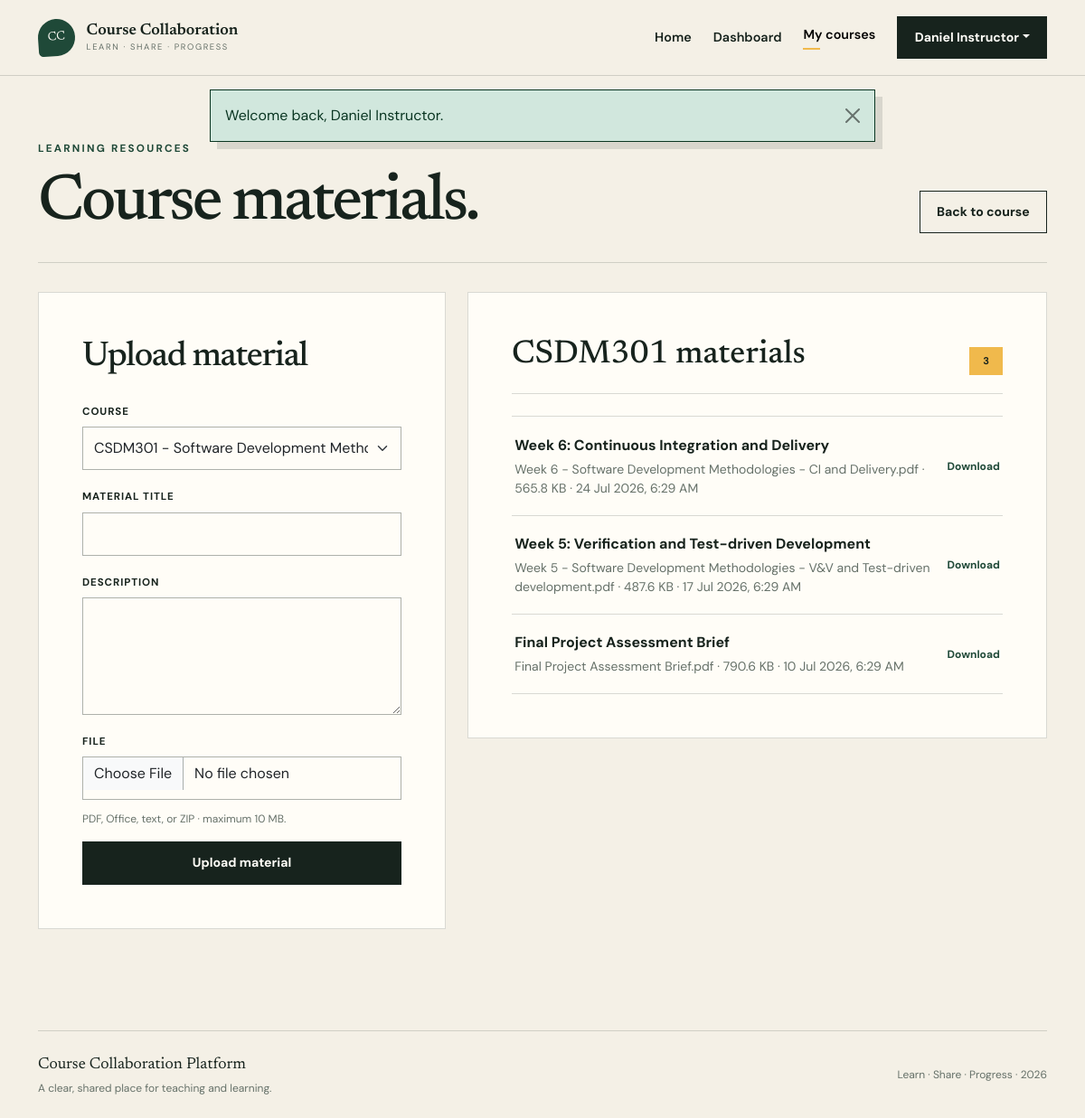
The page /instructor/materials.php?course_id=1 (signed in) on the database its author committed.
### tables this page shows
CREATE TABLE courses (
    id BIGINT UNSIGNED AUTO_INCREMENT PRIMARY KEY,
    instructor_id BIGINT UNSIGNED NOT NULL,
    course_code VARCHAR(30) NOT NULL,
    title VARCHAR(180) NOT NULL,
    description TEXT NULL,
    is_published TINYINT(1) NOT NULL DEFAULT 1,
    created_at TIMESTAMP NOT NULL DEFAULT CURRENT_TIMESTAMP,
    updated_at TIMESTAMP NOT NULL DEFAULT CURRENT_TIMESTAMP ON UPDATE CURRENT_TIMESTAMP,
    UNIQUE KEY uq_courses_code (course_code),
    KEY idx_courses_instructor (instructor_id),
    CONSTRAINT fk_courses_instructor
        FOREIGN KEY (instructor_id) REFERENCES users(id)
        ON UPDATE CASCADE ON DELETE RESTRICT
);

CREATE TABLE users (
    id BIGINT UNSIGNED AUTO_INCREMENT PRIMARY KEY,
    full_name VARCHAR(120) NOT NULL,
    email VARCHAR(190) NOT NULL,
    password_hash VARCHAR(255) NOT NULL,
    role ENUM('student', 'instructor') NOT NULL DEFAULT 'student',
    is_active TINYINT(1) NOT NULL DEFAULT 1,
    created_at TIMESTAMP NOT NULL DEFAULT CURRENT_TIMESTAMP,
    updated_at TIMESTAMP NOT NULL DEFAULT CURRENT_TIMESTAMP ON UPDATE CURRENT_TIMESTAMP,
    UNIQUE KEY uq_users_email (email),
    KEY idx_users_role (role)
);

CREATE TABLE course_materials (
    id BIGINT UNSIGNED AUTO_INCREMENT PRIMARY KEY,
    course_id BIGINT UNSIGNED NOT NULL,
    uploaded_by BIGINT UNSIGNED NOT NULL,
    title VARCHAR(180) NOT NULL,
    description TEXT NULL,
    stored_filename VARCHAR(255) NOT NULL,
    original_filename VARCHAR(255) NOT NULL,
    mime_type VARCHAR(120) NOT NULL,
    file_size BIGINT UNSIGNED NOT NULL,
    uploaded_at TIMESTAMP NOT NULL DEFAULT CURRENT_TIMESTAMP,
    KEY idx_materials_course (course_id),
    KEY idx_materials_uploader (uploaded_by),
    CONSTRAINT fk_materials_course
        FOREIGN KEY (course_id) REFERENCES courses(id)
        ON UPDATE CASCADE ON DELETE CASCADE,
    CONSTRAINT fk_materials_uploader
        FOREIGN KEY (uploaded_by) REFERENCES users(id)
        ON UPDATE CASCADE ON DELETE RESTRICT
);

### config/app.php (called while the page is built, shortened)
<?php
function url(string $path = ''): string
{
    return BASE_URL . ($path !== '' ? '/' . ltrim($path, '/') : '');
}
function e(?string $value): string
{
    return htmlspecialchars($value ?? '', ENT_QUOTES | ENT_SUBSTITUTE, 'UTF-8');
}

### includes/auth.php (called while the page is built, shortened)
<?php
require_once __DIR__ . '/../config/app.php';
require_once __DIR__ . '/../config/database.php';
function current_user(): ?array
{
    return isset($_SESSION['user']) && is_array($_SESSION['user']) ? $_SESSION['user'] : null;
}
function require_login(): array
{
    $user = current_user();
    return $user;
}
function require_role(string $role): array
{
    $user = require_login();
    return $user;
}
function pull_flashes(): array
{
    $flashes = $_SESSION['flashes'] ?? [];
    return is_array($flashes) ? $flashes : [];
}
function positive_id(mixed $value): ?int
{
    $validated = filter_var($value, FILTER_VALIDATE_INT, ['options' => ['min_range' => 1]]);
    return $validated === false ? null : (int) $validated;
}
function format_datetime(?string $value, string $fallback = 'Not available'): string
{
    $timestamp = strtotime($value);
    return $timestamp === false ? $fallback : date('d M Y, g:i A', $timestamp);
}
function owned_course(int $courseId, int $instructorId): array
{
    $statement = database()->prepare(
        'SELECT c.*, u.full_name AS instructor_name
         FROM courses c JOIN users u ON u.id = c.instructor_id
         WHERE c.id = :course_id AND c.instructor_id = :instructor_id LIMIT 1'
    );
    $statement->execute(['course_id' => $courseId, 'instructor_id' => $instructorId]);
    $course = $statement->fetch();
    return $course;
}

### config/database.php (called while the page is built, shortened)
<?php
function database(): PDO
{
    static $connection = null;
    if ($connection instanceof PDO) {
        return $connection;
    }
    $host = getenv('DB_HOST') ?: '127.0.0.1';
    $port = getenv('DB_PORT') ?: '3306';
    $name = getenv('DB_NAME') ?: 'course_collaboration';
    $username = getenv('DB_USER') ?: 'root';
    $password = getenv('DB_PASS') ?: '';
    $dsn = "mysql:host={$host};port={$port};dbname={$name};charset=utf8mb4";
    try {
        $connection = new PDO($dsn, $username, $password, [
            PDO::ATTR_ERRMODE => PDO::ERRMODE_EXCEPTION,
            PDO::ATTR_DEFAULT_FETCH_MODE => PDO::FETCH_ASSOC,
            PDO::ATTR_EMULATE_PREPARES => false,
        ]);
    } catch (PDOException $exception) {
        error_log('Database connection failed: ' . $exception->getMessage());
        throw new RuntimeException('Unable to connect to the database. Check the application configuration.');
    }
    return $connection;
}

### instructor/materials.php (the view, shortened to what this page needs)
<?php
$user = require_role('instructor');
$courseId = positive_id($_GET['course_id'] ?? $_POST['course_id'] ?? null);
$courseStatement = database()->prepare(
    'SELECT id, course_code, title
     FROM courses
     WHERE instructor_id = :instructor_id
     ORDER BY course_code'
);
$courseStatement->execute(['instructor_id' => $user['id']]);
$courses = $courseStatement->fetchAll();
$selectedCourse = $courseId ? owned_course($courseId, (int) $user['id']) : null;
$errors = [];
$title = '';
$description = '';
$materials = [];
if ($selectedCourse) {
    $materialStatement = database()->prepare(
        'SELECT *
         FROM course_materials
         WHERE course_id = :course_id
         ORDER BY uploaded_at DESC'
    );
    $materialStatement->execute(['course_id' => $courseId]);
    $materials = $materialStatement->fetchAll();
}
$activePage = 'instructor-courses';
require __DIR__ . '/../includes/header.php';
?>
<section class="app-shell">
    <div class="container">
        <div class="page-heading">
            <div>
                <p class="eyebrow">Learning resources</p>
                <h1>Course materials.</h1>
            </div>
            <?php if ($selectedCourse): ?>
                <a
                    class="btn btn-outline-ink"
                    href="<?= e(url('instructor/course.php?id=' . $courseId)) ?>"
                >Back to course</a>
            <?php endif; ?>
        </div>
        <div class="row g-4">
            <div class="col-lg-5">
                <div class="content-panel">
                    <h2 class="form-title">Upload material</h2>
                    <form method="post" enctype="multipart/form-data">
                        <div class="mb-3">
                            <label class="form-label" for="course_id">Course</label>
                            <select class="form-select" id="course_id" name="course_id" required>
                                <?php foreach ($courses as $course): ?>
                                    <option
                                        value="<?= $course['id'] ?>"
                                        <?= $courseId === (int) $course['id'] ? 'selected' : '' ?>
                                    >
                                        <?= e($course['course_code'] . ' - ' . $course['title']) ?>
                                    </option>
                                <?php endforeach; ?>
                            </select>
                        </div>
                        <div class="mb-3">
                            <label class="form-label" for="title">Material title</label>
                            <input
                                class="form-control <?= isset($errors['title']) ? 'is-invalid' : '' ?>"
                                id="title"
                                name="title"
                                value="<?= e($title) ?>"
                                required
                            >
                        </div>
                        <div class="mb-3">
                            <label class="form-label" for="description">Description</label>
                            <textarea class="form-control" id="description" name="description"><?= e($description) ?></textarea>
                        </div>
                        <div class="mb-3">
                            <label class="form-label" for="material_file">File</label>
                            <input
                                class="form-control <?= isset($errors['material_file']) ? 'is-invalid' : '' ?>"
                                type="file"
                                id="material_file"
                                name="material_file"
                                accept=".pdf,.doc,.docx,.ppt,.pptx,.xls,.xlsx,.txt,.zip"
                                required
                            >
                            <div class="form-hint">PDF, Office, text, or ZIP &middot; maximum 10 MB.</div>
                        </div>
                        <button class="btn btn-ink w-100" type="submit">Upload material</button>
                    </form>
                </div>
            </div>
            <div class="col-lg-7">
                <div class="content-panel">
                    <div class="panel-heading">
                        <h2><?= e($selectedCourse ? $selectedCourse['course_code'] . ' materials' : 'Select a course') ?></h2>
                        <span class="count-pill"><?= count($materials) ?></span>
                    </div>
                    <?php if (!$selectedCourse): ?>
                        <div class="empty-state">
                            <p>Select a course to view its materials.</p>
                        </div>
                    <?php elseif ($materials === []): ?>
                        <div class="empty-state">
                            <p>No materials uploaded yet.</p>
                        </div>
                    <?php else: ?>
                        <div class="resource-list">
                            <?php foreach ($materials as $material): ?>
                                <a href="<?= e(url('download.php?type=material&id=' . $material['id'])) ?>">
                                    <div>
                                        <strong><?= e($material['title']) ?></strong>
                                        <small>
                                            <?= e($material['original_filename']) ?>
                                            &middot;
                                            <?= number_format($material['file_size'] / 1024, 1) ?> KB
                                            &middot;
                                            <?= e(format_datetime($material['uploaded_at'])) ?>
                                        </small>
                                    </div>
                                    <span>Download</span>
                                </a>
                            <?php endforeach; ?>
                        </div>
                    <?php endif; ?>
                </div>
            </div>
        </div>
    </div>
</section>
<?php require __DIR__ . '/../includes/footer.php'; ?>

### includes/header.php (shortened to what this page needs)
<?php
require_once __DIR__ . '/auth.php';
$activePage = $activePage ?? 'home';
$authenticatedUser = current_user();
$flashes = pull_flashes();
?>
<!doctype html>
<html lang="en">
<head>
    <link href="https://cdn.jsdelivr.net/npm/bootstrap@5.3.3/dist/css/bootstrap.min.css" rel="stylesheet">
    <link rel="stylesheet" href="<?= e(url('assets/css/style.css')) ?>">
</head>
<body>
<header class="site-header">
    <nav class="navbar navbar-expand-lg" aria-label="Main navigation">
        <div class="container py-2">
            <a class="navbar-brand brand-lockup" href="<?= e(url()) ?>" aria-label="Course Collaboration Platform home">
                <span class="brand-mark" aria-hidden="true">CC</span>
                <span>
                    <strong>Course Collaboration</strong>
                    <small>Learn · Share · Progress</small>
                </span>
            </a>
            <div class="collapse navbar-collapse" id="mainNavigation">
                <ul class="navbar-nav ms-auto align-items-lg-center gap-lg-2">
                    <li class="nav-item">
                        <a class="nav-link <?= $activePage === 'home' ? 'active' : '' ?>" <?= $activePage === 'home' ? 'aria-current="page"' : '' ?> href="<?= e(url()) ?>">Home</a>
                    </li>
                    <?php if ($authenticatedUser === null): ?>
                        <li class="nav-item"><a class="nav-link <?= $activePage === 'login' ? 'active' : '' ?>" href="<?= e(url('auth/login.php')) ?>">Sign in</a></li>
                        <li class="nav-item ms-lg-2"><a class="btn btn-ink" href="<?= e(url('auth/register.php')) ?>">Create account</a></li>
                    <?php else: ?>
                        <li class="nav-item"><a class="nav-link <?= $activePage === 'instructor-dashboard' ? 'active' : '' ?>" href="<?= e(url('instructor/dashboard.php')) ?>">Dashboard</a></li>
                        <li class="nav-item"><a class="nav-link <?= $activePage === 'instructor-courses' ? 'active' : '' ?>" href="<?= e(url('instructor/courses.php')) ?>">My courses</a></li>
                    <?php endif; ?>
                    <?php if ($authenticatedUser !== null): ?>
                        <li class="nav-item dropdown ms-lg-2">
                            <button class="btn btn-ink dropdown-toggle" data-bs-toggle="dropdown" type="button" aria-expanded="false"><?= e($authenticatedUser['full_name']) ?></button>
                        </li>
                    <?php endif; ?>
                </ul>
            </div>
        </div>
    </nav>
</header>
<?php if ($flashes !== []): ?>
    <div class="flash-stack container" aria-live="polite">
        <?php foreach ($flashes as $flash): ?>
            <div class="alert alert-<?= e(in_array($flash['type'], ['success', 'danger', 'warning', 'info'], true) ? $flash['type'] : 'info') ?> alert-dismissible fade show" role="alert">
                <?= e($flash['message']) ?>
                <button type="button" class="btn-close" data-bs-dismiss="alert" aria-label="Close"></button>
            </div>
        <?php endforeach; ?>
    </div>
<?php endif; ?>
<main id="main-content">

### rows shown on the page
courses: instructor.full_name "Daniel Instructor", course_code "CSDM301 materials"
course_materials: title "Week 6: Continuous Integration and Delivery", original_filename "Week 6 - Software Development Methodologies - CI and Delivery.pdf", $material['file_size']/1024 "565.8", uploaded_at "24 Jul 2026, 6:29 AM"
course_materials: title "Week 5: Verification and Test-driven Development", original_filename "Week 5 - Software Development Methodologies - V&V and Test-driven development.pdf", $material['file_size']/1024 "487.6", uploaded_at "17 Jul 2026, 6:29 AM"
course_materials: title "Final Project Assessment Brief", original_filename "Final Project Assessment Brief.pdf", $material['file_size']/1024 "790.6", uploaded_at "10 Jul 2026, 6:29 AM"

### other values the page prints
$flash['message'] "Welcome back, Daniel Instructor."
count($materials) "3"
form field course_id "CSDM301 - Software Development Methodologies"
